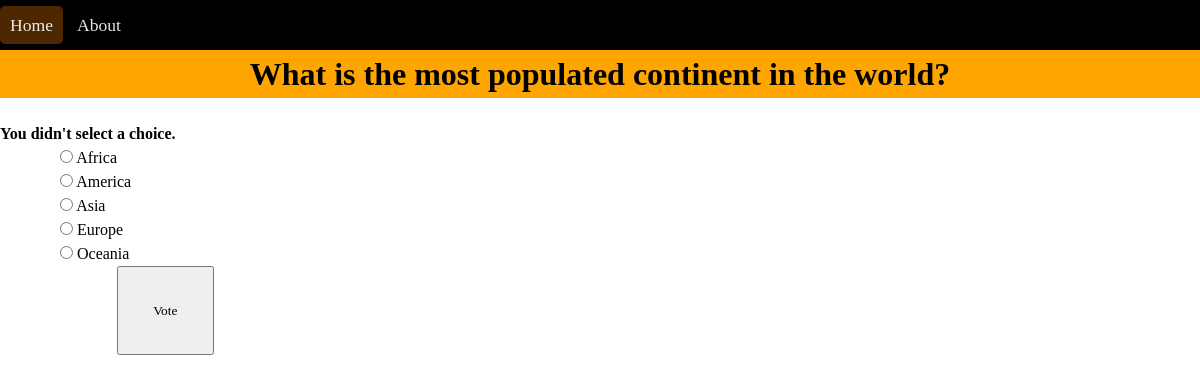
The page /1/vote/ on the database its author committed.
### polls/models.py (models this page shows, shortened)
class Question(models.Model):
	question_text = models.CharField(max_length=200)
	pub_date = models.DateTimeField('Date Published')
	last_visit = models.DateTimeField('Last Accessed')

class Choice(models.Model):
	question = models.ForeignKey(Question, on_delete=models.CASCADE)
	choice_text = models.CharField(max_length=200)
	votes = models.IntegerField(default=0)

### polls/views.py (the view)
# urls.py: url(r'^(?P<question_id>[0-9]+)/vote/$', views.vote, name='vote'),
def vote(request, question_id):
	question = get_object_or_404(Question, pk=question_id)
	try:
		selected_choice = question.choice_set.get(pk=request.POST['choice'])
	except (KeyError, Choice.DoesNotExist):
		return render(request, 'polls/detail.html', {
			'question': question,
			'error_message': "You didn't select a choice.",
		})
	else:
		selected_choice.votes += 1
		selected_choice.save()
		return HttpResponseRedirect(reverse('polls:results', args=(question.id,)))

### polls/templates/polls/detail.html (shortened to what this page needs)
{% load static %}
<!DOCTYPE html>
<html>
<head>
	<link rel="stylesheet" type="text/css" href="{% static 'polls/style.css' %}" />
</head>
<body>
	<nav>
		<ul>
			<li class="active"><a href="#">Home</a></li>
			<li><a href="http://127.0.0.1:8000/about/">About</a></li>
		</ul>
	</nav>
	<br />
	<h1 class="header">{{ question.question_text }}</h1>
		<br />
	{% if error_message %}
	<p>
		<strong>{{ error_message }}</strong>
	</p>
	{% endif %}
	<form action="{% url 'polls:vote' question.id %}" method="post">
	{% for choice in question.choice_set.all %}
		<input type="radio" name="choice" id="choice{{ forloop.counter }}" value="{{ choice.id }}" />
		<label for="choice{{ forloop.counter }}">{{ choice.choice_text }}</label><br />
	{% endfor %}
		<input class="submit" type="submit" value="Vote" />
	</form>
</body>
</html>

### polls/static/polls/style.css (style rules this page uses)
* { margin: 0; padding: 0; font-family: serif; line-height: 1.5em; }
nav { display: block; float: left; background-color: black; width: 100%; margin: 0; }
nav ul { padding-bottom: 0.5%; padding-top: 0.5%; }
nav ul li { display: inline-block; padding: 6px 10px; border-radius: 5px; transition: 0.8s; -o-transition: 0.8s; -webkit-transition: 0.8s; -moz-transition: 0.8s; }
nav ul li a { text-decoration: none; color: white; font-size: 1.1em; opacity: 0.9; transition: 0.8s; -o-transition: 0.8s; -webkit-transition: 0.8s; -moz-transition: 0.8s; }
.active { background-color: rgba(255, 128, 0, .3); }
.header { width: 100%; text-align: center; margin: 1% 0 0 0; background-color: orange; }
form { margin-left: 5%; }
.submit { margin-left: 5%; padding: 3%; }

### rows shown on the page
Question: question_text "What is the most populated continent in the world?"
Choice: choice_text "Africa"
Choice: choice_text "America"
Choice: choice_text "Asia"
Choice: choice_text "Europe"
Choice: choice_text "Oceania"

### other values the page prints
{{ error_message }} "You didn't select a choice."
